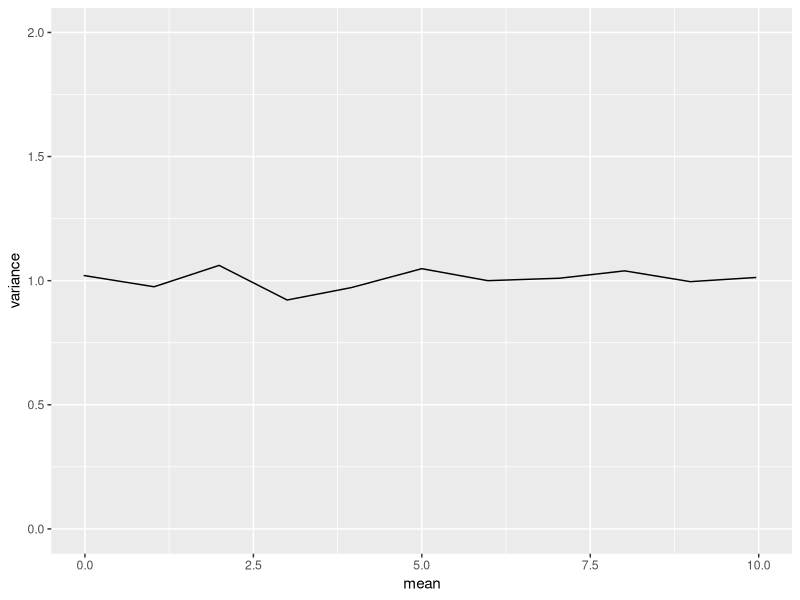
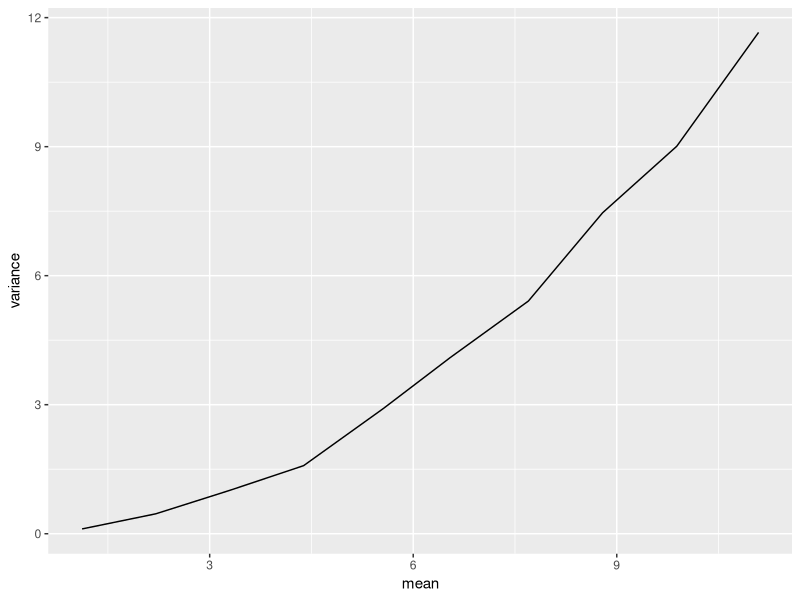

These charts were generated, in order, by the following R code:
## ---- chunk 1
require(ggplot2)
require(plyr)
## ---- chunk 2
d = ldply(0:10, function(m) {
    d=rnorm(1000,mean=m)
    data.frame(mean=mean(d),
               variance=var(d))
})
ggplot(d) + 
  geom_line(aes(x=mean,
                y=variance)) +
  coord_cartesian(ylim=c(0,2),
                  xlim=c(0,10))
## ---- chunk 3
d = ldply(0:10, function(m) {
    ra = (m + sqrt( m^2 + 4*(m/3)^2 ) ) / 
      ( 2 * (m/3)^2 )
    sh = 1 + m * ra 
    d=rgamma(1000,shape=sh,rate=ra)
    data.frame(mean=mean(d),
               variance=var(d))
})
ggplot(d) + 
  geom_line(aes(x=mean,
                y=variance))
## ---- chunk 4
require(car)
## ---- chunk 5
d = data.frame(x=rep(c("A","B"),
                     each=1000),
               y=c(rnorm(1000,sd=.25),
                   rnorm(1000,sd=5)))
leveneTest(y~x,d)
